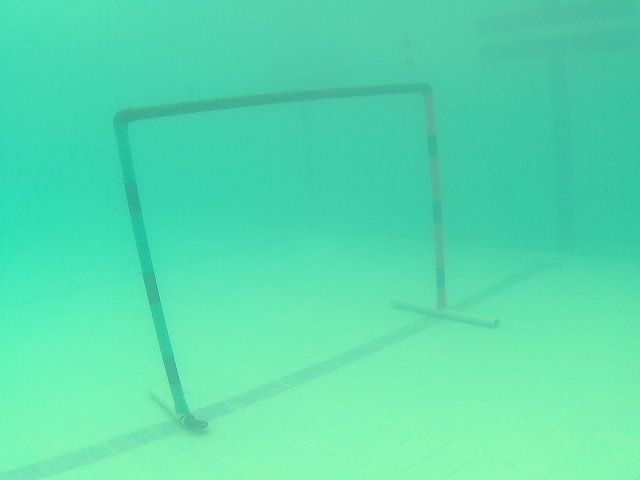
#> input picture frame_007243.png, 640 x 480 px, found by its file name
$ python enhancement.py
#> lines starting #> are read from the running program, lines starting #| are printed output that depends on the picture
import cv2
import numpy as np

# Load the image
image = cv2.imread('frame_007243.png')
#> image is the input picture: shape (480, 640, 3); mean B, G, R 173.5, 220.1, 88.1

# Step 1: Color Balance (Removing excessive blue/green)
# Convert to YUV
image_yuv = cv2.cvtColor(image, cv2.COLOR_BGR2YUV)
#> image_yuv: shape (480, 640, 3); mean of channels 0, 1, 2 175.3, 127, 51.5
# Equalize the histogram of the Y channel
image_yuv[:,:,0] = cv2.equalizeHist(image_yuv[:,:,0])
#> image_yuv: shape (480, 640, 3); mean of channels 0, 1, 2 129.9, 127, 51.5
# Convert back to BGR
image_rgb = cv2.cvtColor(image_yuv, cv2.COLOR_YUV2BGR)
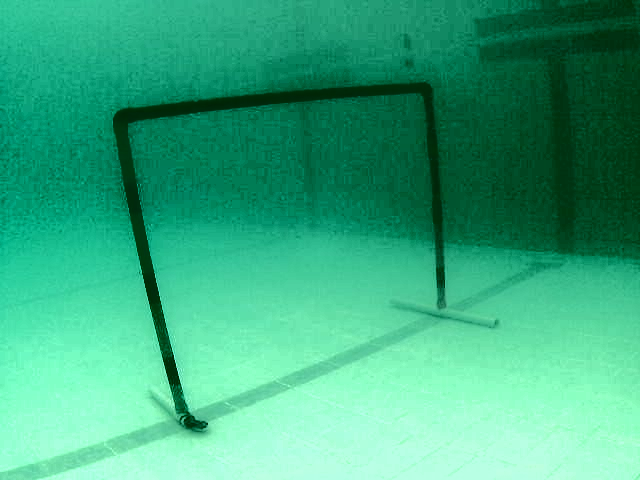
#> image_rgb: shape (480, 640, 3); mean B, G, R 127.9, 170.9, 58.2

# Step 2: Contrast Enhancement using CLAHE
clahe = cv2.createCLAHE(clipLimit=2.0, tileGridSize=(9, 9))
lab = cv2.cvtColor(image_rgb, cv2.COLOR_BGR2Lab)  # Convert to LAB color space
#> lab: shape (480, 640, 3); mean of channels 0, 1, 2 159, 87.8, 141.7
lab[:,:,0] = clahe.apply(lab[:,:,0])  # Apply CLAHE to the L-channel
#> lab: shape (480, 640, 3); mean of channels 0, 1, 2 160.1, 87.8, 141.7
image_enhanced = cv2.cvtColor(lab, cv2.COLOR_Lab2BGR)
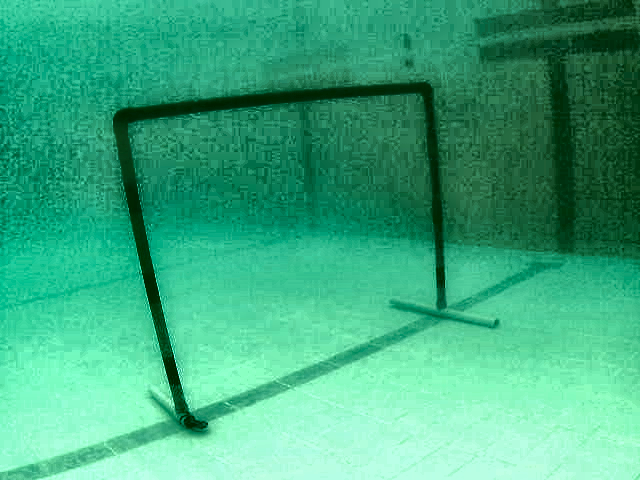
#> image_enhanced: shape (480, 640, 3); mean B, G, R 128.5, 171.8, 62.1

# Step 3: Optional Sharpening
kernel = np.array([[-1, -1, -1], [-1, 9, -1], [-1, -1, -1]])
image_sharpened = cv2.filter2D(image_enhanced, -1, kernel)
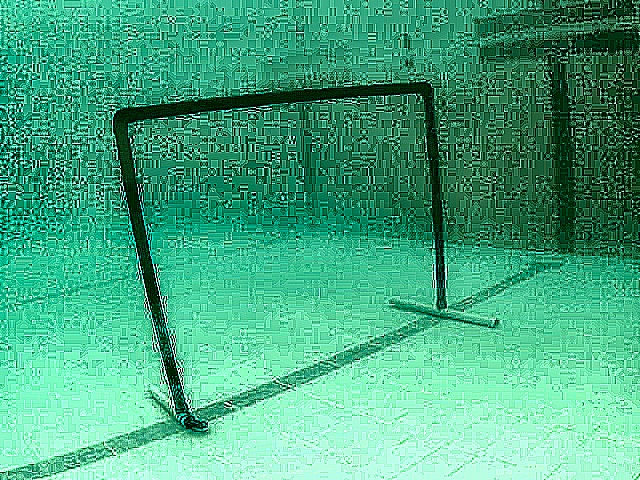
#> image_sharpened: shape (480, 640, 3); mean B, G, R 130, 170.3, 69

# Save or display the result
cv2.imwrite('enhanced_image.png', image_sharpened)
cv2.imshow('Original', image)
cv2.imshow('Enhanced Image', image_sharpened)
cv2.waitKey(0)
cv2.destroyAllWindows()
